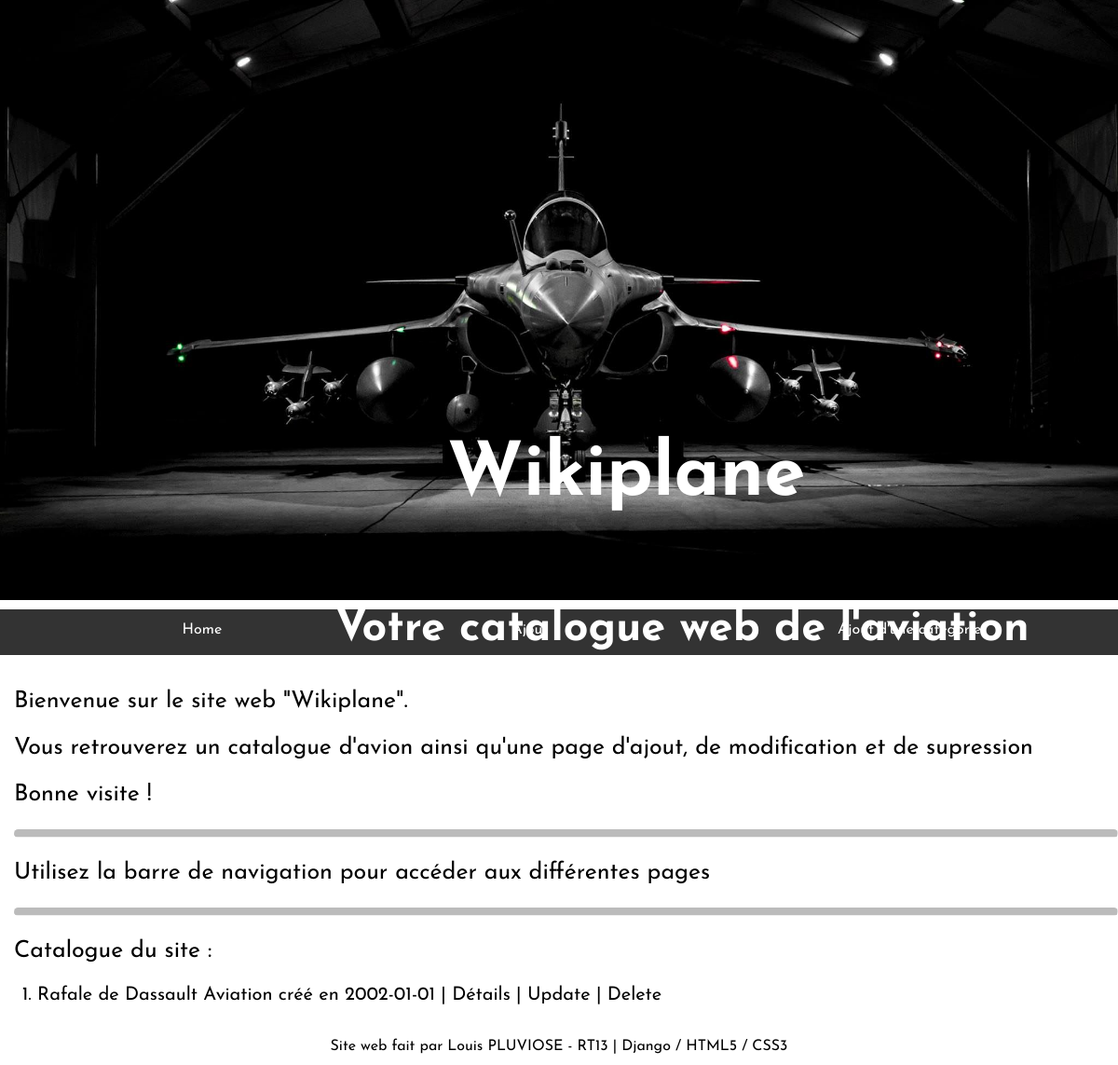
The page /application/index/ on the database as committed earlier.
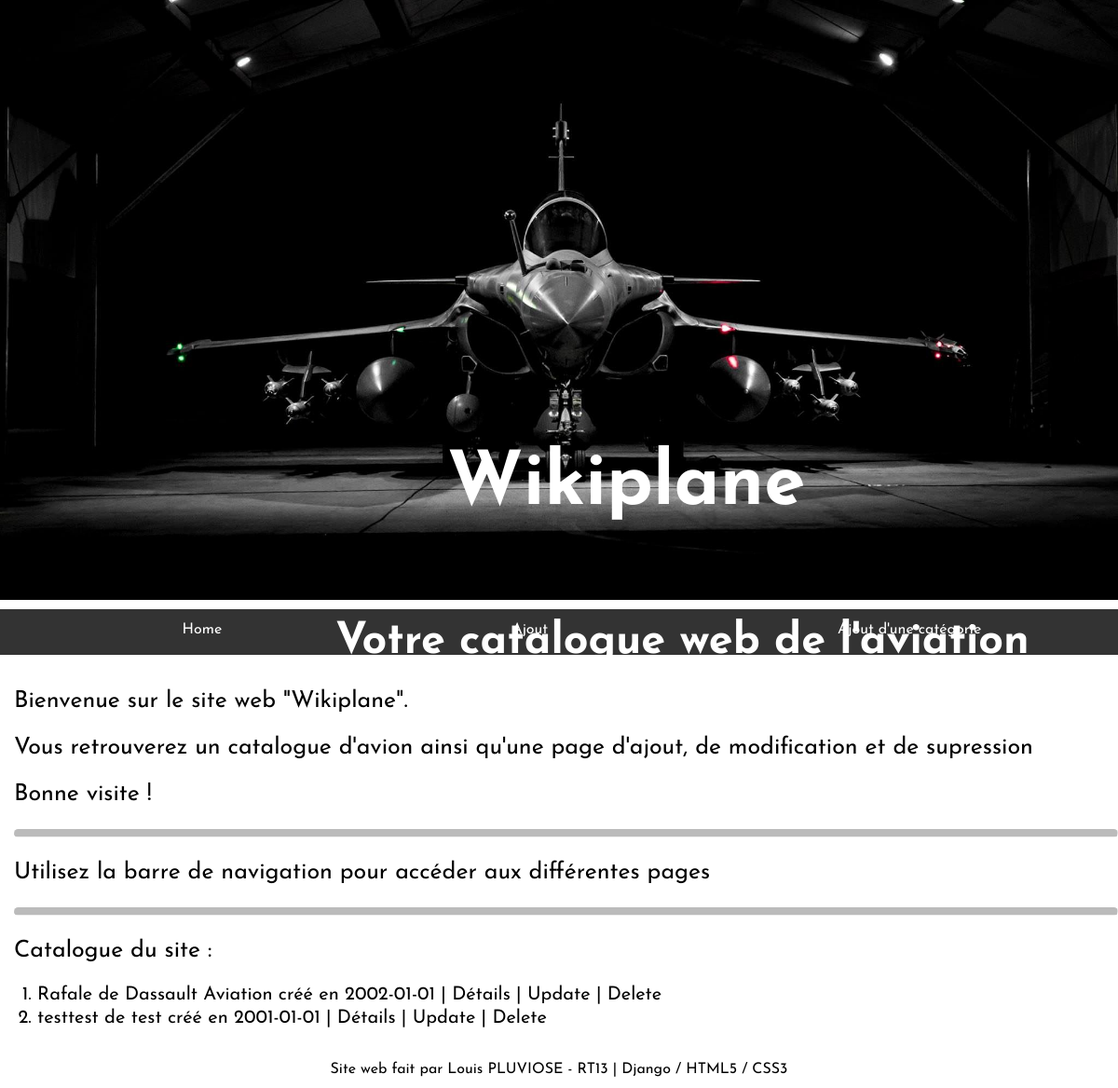
The same page on the database as committed later.
### application/models.py (models this page shows, shortened)
class Avion(models.Model):
    nom = models.CharField(max_length=100)
    constructeur = models.CharField(max_length=100)
    date_production = models.DateField(blank=True, null=True)
    nombre_appareils = models.IntegerField(blank=False)
    presentation = models.TextField(null=True, blank=True)
    categorie = models.ForeignKey("categorie", on_delete=models.CASCADE, default=None)
    def __str__(self):
        chaine = f"{self.nom} de {self.constructeur} créé en {self.date_production}"
        return chaine

### application/views.py (the view)
# urls.py: path("index/", views.index, name='index'),
def index(request):
    liste = list(models.Avion.objects.all())
    return render(request, 'application/index.html', {'liste': liste})

### application/templates/application/index.html
{% extends 'main.html' %}
{% block content %}
<div class="textepresentation">
<p>Bienvenue sur le site web "Wikiplane".</p>
<p>Vous retrouverez un catalogue d'avion ainsi qu'une page d'ajout, de modification et de supression</p>
<p>Bonne visite !</p>
<hr class="rounded">
<p>Utilisez la barre de navigation pour accéder aux différentes pages</p>
<hr class="rounded">
<p>Catalogue du site : </p>
</div>
<ol>
    {% for l in liste %}
        <li> {{l}} <a href="/application/affiche/{{l.id}}"> | Détails </a><a href="/application/update/{{l.id}}"> | Update </a><a href="/application/delete/{{l.id}}"> | Delete</a></li>
    {% endfor %}
</ol>
{% endblock %}

Rows that differ between the two databases and show on the page:
added Avion: nom+constructeur+date_production "testtest de test créé en 2001-01-01"
